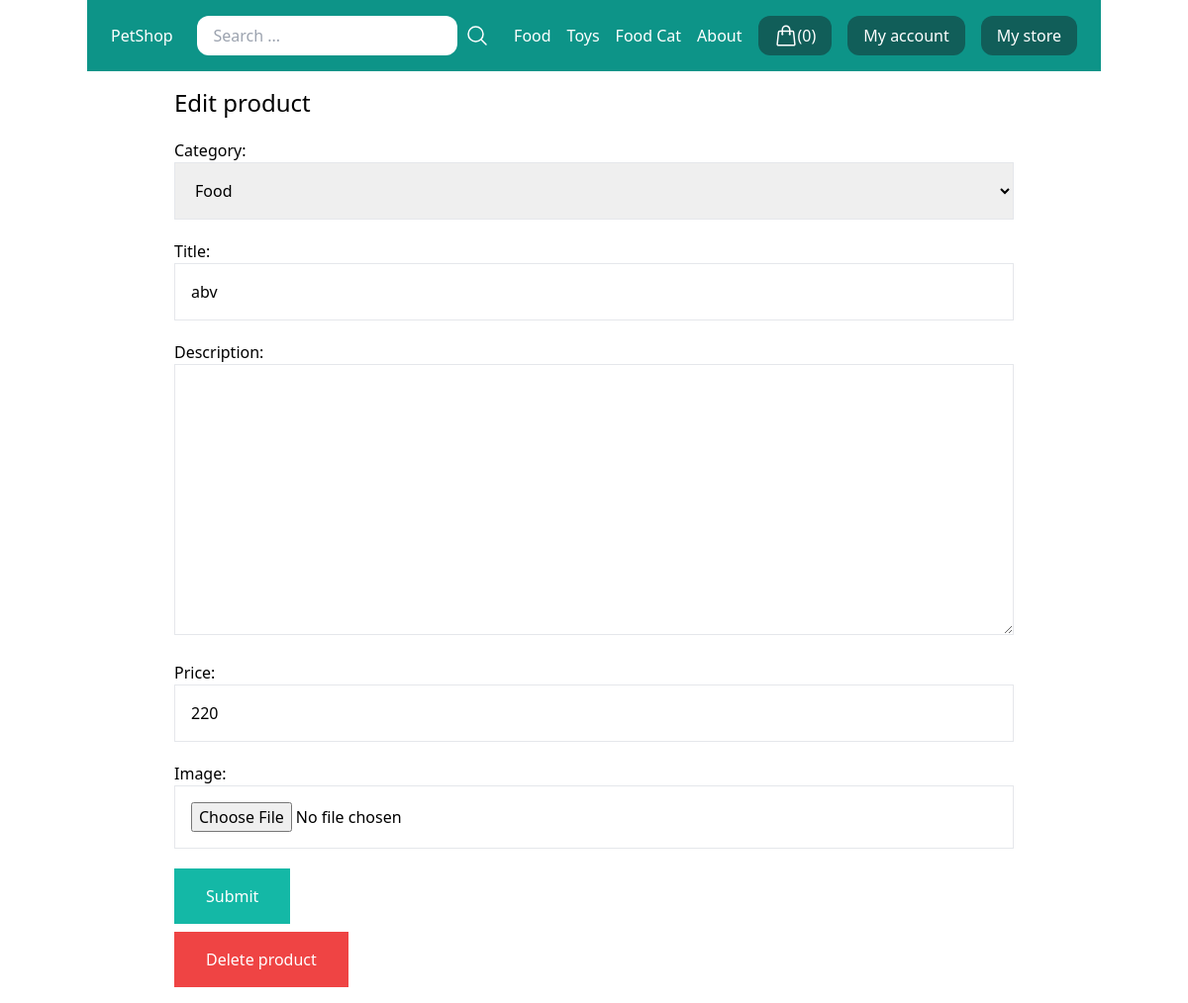
The app's page /my-store/edit-product/6/ (signed in) with its own data.
### store/models.py (models this page shows, shortened)
class Category(models.Model):
    title = models.CharField(max_length=50)
    slug = models.SlugField(max_length=50)
    class Meta:
        verbose_name_plural = 'Categories'
    def __str__(self):
        return self.title

class Product(models.Model):
    DRAFT = 'draft'
    WAITING_APPROVAL = 'waitingapprpval'
    ACTIVE = 'active'
    DELETED = 'deleted'
    STATUS_CHOICES = (
        (DRAFT, 'Draft'),
        (WAITING_APPROVAL, 'Waiting approval'),
        (ACTIVE, 'Active'),
        (DELETED, 'Deleted'),
    )
    user = models.ForeignKey(User, related_name='products', on_delete=models.CASCADE)
    category = models.ForeignKey(Category, related_name='products', on_delete=models.CASCADE)
    title = models.CharField(max_length=100)
    slug = models.SlugField(max_length=100)
    description = models.TextField(blank=True)
    price = models.IntegerField()
    image = models.ImageField(upload_to='uploads/product_images/', blank=True, null=True)
    thumbnail = models.ImageField(upload_to='uploads/product_images/thumbnail', blank=True, null=True)
    create_at = models.DateTimeField(auto_now_add=True)
    updated_at = models.DateTimeField(auto_now=True)
    status = models.CharField(max_length=50, choices=STATUS_CHOICES, default=ACTIVE)
    class Meta:
        ordering = ('-create_at',)

### userprofile/views.py (the view)
# urls.py: path('my-store/edit-product/<int:pk>/', views.edit_product, name='edit_product'),
@login_required
def edit_product(request, pk):
    product = Product.objects.filter(user=request.user).get(pk=pk)
    if request.method == 'POST':
        form = ProductForm(request.POST, request.FILES, instance=product)
        if form.is_valid():
            form.save()
            messages.success(request, 'The change was saved')
            return redirect('my_store')
    else:
        form = ProductForm(instance=product)
    return render(request, 'userprofile/product_form.html',{
        'title': 'Edit product',
        'product':product,
        'form': form,
    })

### store/forms.py
class ProductForm(forms.ModelForm):
    class Meta:
        model = Product
        fields = ('category', 'title', 'description', 'price', 'image',)
        widgets = {
            'category': forms.Select(attrs={
                'class': 'w-full p-4 border border-gray-200'
            }),
            'title': forms.TextInput(attrs={
                'class': 'w-full p-4 border border-gray-200'
            }),
            'description': forms.Textarea(attrs={
                'class': 'w-full p-4 border border-gray-200'
            }),
            'price': forms.TextInput(attrs={
                'class': 'w-full p-4 border border-gray-200'
            }),
            'image': forms.FileInput(attrs={
                'class': 'w-full p-4 border border-gray-200'
            })
        }

### store/templatetags/menu.py (called while the page is built)
@register.inclusion_tag('core/menu.html')
def menu():
    categories = Category.objects.all()
    return {'categories':categories}

### userprofile/templates/userprofile/product_form.html (shortened to what this page needs)
{% extends 'core/base.html' %}
{% block content %}
    <h1 class="text-2xl">{{ title }}</h1>
    <form method="post" action="." enctype="multipart/form-data" class="space-y-5">
        {{ form.as_p }}
        <button class="py-4 px-8 bg-teal-500 text-white hover:bg-teal-800">Submit</button>
    </form>
    {% if product %}
        <a href="{% url 'delete_product' product.id %}" class="mt-2 inline-block py-4 px-8 bg-red-500 text-white">Delete product</a>
    {% endif %}
{% endblock %}

### core/templates/core/menu.html
{% for category in categories %}
    <a href="{% url 'category_detail' category.slug %}" class="text-white">{{ category.title }}</a>
{% endfor %}
<a href="{% url 'about' %}" class="text-white">About</a>

### records on screen
Category: title "Food", title "abv"
Category: title "Toys"
Category: title "Food Cat"
Product: category "Food", price "220"

### other values on screen
{{ cart|length }} "0"
{{ title }} "Edit product"
